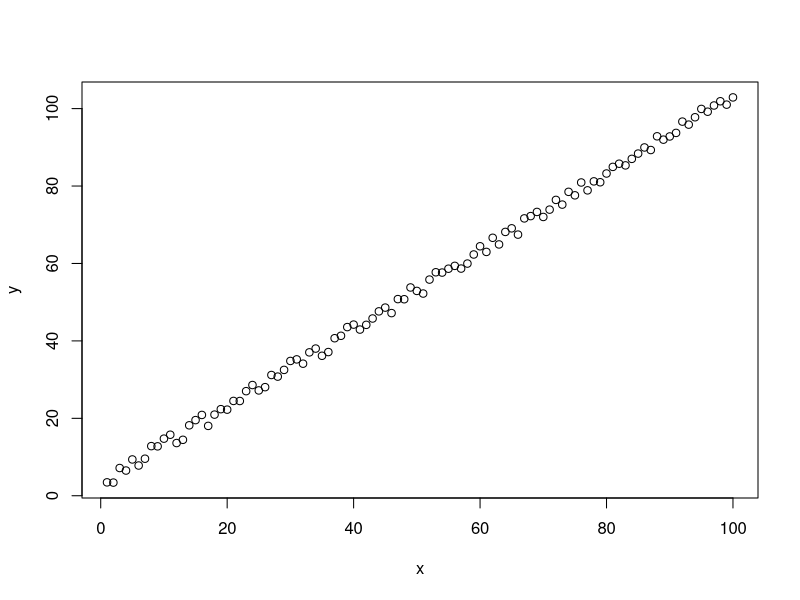

Source code (R): (Note: this script raises an error after producing the figure.)
## ---- chunk 1
library(dplyr)
library(ggplot2)
## ---- chunk 2
x <- 1:100
y <- x + runif(100, 1, 5)
## ---- chunk 3
plot(x, y)
## ---- chunk 4
model1 <- lm(y ~ x)
model1
## ---- chunk 5
Anova(model1, type = 3)
## ---- chunk 6
model_sum <- summary(model1)
model_sum
## ---- chunk 7
y_pred <- predict(model1)
data <- tibble(x, y, y_pred)
data
## ---- chunk 8
ggplot(data, aes(x = x, y = y)) +
  geom_point() +
  geom_line(aes(x = x, y = y_pred), col = "red")
## ---- chunk 9
data_ind <- tibble(
  producto = c(9491, 10315, 9695, 10426, 10045, 10328, 11257, 9969, 12739, 
               11387, 10151, 13172),
  capital = c(530, 530, 540, 555, 545, 540, 545, 585, 625, 555, 605, 520),
  trabajo = c(250, 278, 250, 275, 260, 285, 350, 225, 360, 350, 225, 390)
)
data_ind
## ---- chunk 10
model2 <- lm(log(producto) ~ log(capital) + log(trabajo), data = data_ind)
model2
## ---- chunk 11
model2$coefficients
## ---- chunk 12
exp(model2$coefficients[1])
